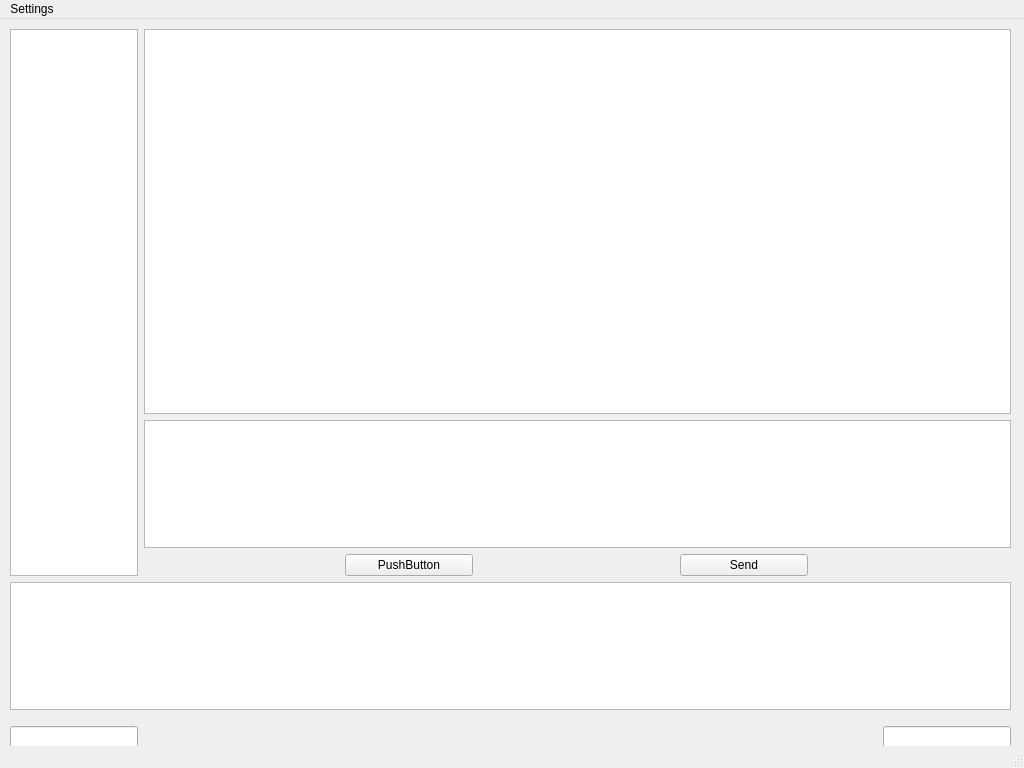
<?xml version="1.0" encoding="UTF-8"?>
<ui version="4.0">
 <class>MainWindow</class>
 <widget class="QMainWindow" name="MainWindow">
  <property name="geometry">
   <rect>
    <x>0</x>
    <y>0</y>
    <width>1024</width>
    <height>768</height>
   </rect>
  </property>
  <property name="windowTitle">
   <string>MainWindow</string>
  </property>
  <widget class="QWidget" name="centralwidget">
   <widget class="QWidget" name="gridLayoutWidget">
    <property name="geometry">
     <rect>
      <x>10</x>
      <y>10</y>
      <width>1001</width>
      <height>681</height>
     </rect>
    </property>
    <layout class="QGridLayout" name="gridLayout">
     <property name="sizeConstraint">
      <enum>QLayout::SetMaximumSize</enum>
     </property>
     <item row="0" column="0">
      <widget class="QListView" name="peerList">
       <property name="maximumSize">
        <size>
         <width>128</width>
         <height>16777215</height>
        </size>
       </property>
      </widget>
     </item>
     <item row="1" column="0" colspan="2">
      <widget class="QTextEdit" name="logBox">
       <property name="maximumSize">
        <size>
         <width>16777215</width>
         <height>128</height>
        </size>
       </property>
       <property name="readOnly">
        <bool>true</bool>
       </property>
      </widget>
     </item>
     <item row="0" column="1">
      <layout class="QVBoxLayout" name="verticalLayout_0">
       <item>
        <widget class="QListView" name="listView"/>
       </item>
       <item>
        <widget class="QTextEdit" name="textEdit">
         <property name="sizePolicy">
          <sizepolicy hsizetype="Expanding" vsizetype="Expanding">
           <horstretch>0</horstretch>
           <verstretch>0</verstretch>
          </sizepolicy>
         </property>
         <property name="maximumSize">
          <size>
           <width>16777215</width>
           <height>128</height>
          </size>
         </property>
        </widget>
       </item>
       <item>
        <layout class="QHBoxLayout" name="horizontalLayout_2">
         <item>
          <widget class="QPushButton" name="pushButton_2">
           <property name="maximumSize">
            <size>
             <width>128</width>
             <height>16777215</height>
            </size>
           </property>
           <property name="text">
            <string>PushButton</string>
           </property>
          </widget>
         </item>
         <item>
          <widget class="QPushButton" name="sendButton">
           <property name="maximumSize">
            <size>
             <width>128</width>
             <height>16777215</height>
            </size>
           </property>
           <property name="text">
            <string>Send</string>
           </property>
          </widget>
         </item>
        </layout>
       </item>
      </layout>
     </item>
    </layout>
   </widget>
   <widget class="QWidget" name="horizontalLayoutWidget">
    <property name="geometry">
     <rect>
      <x>10</x>
      <y>701</y>
      <width>1001</width>
      <height>34</height>
     </rect>
    </property>
    <layout class="QHBoxLayout" name="horizontalLayout">
     <item>
      <widget class="QLineEdit" name="delayTime">
       <property name="maximumSize">
        <size>
         <width>128</width>
         <height>16777215</height>
        </size>
       </property>
       <property name="readOnly">
        <bool>true</bool>
       </property>
      </widget>
     </item>
     <item>
      <spacer name="horizontalSpacer">
       <property name="orientation">
        <enum>Qt::Horizontal</enum>
       </property>
       <property name="sizeHint" stdset="0">
        <size>
         <width>40</width>
         <height>20</height>
        </size>
       </property>
      </spacer>
     </item>
     <item>
      <widget class="QLineEdit" name="troughput">
       <property name="maximumSize">
        <size>
         <width>128</width>
         <height>16777215</height>
        </size>
       </property>
       <property name="readOnly">
        <bool>true</bool>
       </property>
      </widget>
     </item>
    </layout>
   </widget>
  </widget>
  <widget class="QMenuBar" name="menubar">
   <property name="geometry">
    <rect>
     <x>0</x>
     <y>0</y>
     <width>1024</width>
     <height>30</height>
    </rect>
   </property>
   <widget class="QMenu" name="menuSettings">
    <property name="title">
     <string>Settings</string>
    </property>
    <addaction name="actionPreferences"/>
    <addaction name="actionFile_Transfer"/>
   </widget>
   <addaction name="menuSettings"/>
  </widget>
  <widget class="QStatusBar" name="statusbar"/>
  <action name="actionPreferences">
   <property name="text">
    <string>Preferences</string>
   </property>
  </action>
  <action name="actionFile_Transfer">
   <property name="text">
    <string>File Transfer</string>
   </property>
  </action>
 </widget>
 <resources/>
 <connections/>
</ui>
